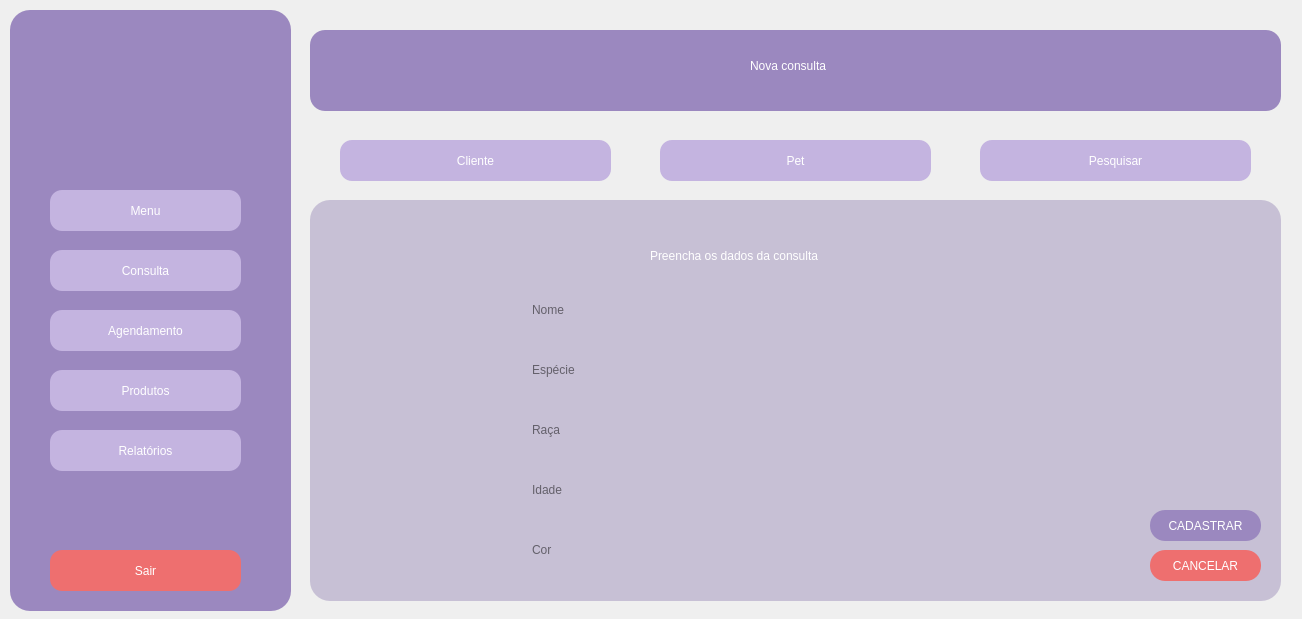
<?xml version="1.0" encoding="UTF-8"?>
<ui version="4.0">
 <class>agendamento</class>
 <widget class="QDialog" name="agendamento">
  <property name="geometry">
   <rect>
    <x>0</x>
    <y>0</y>
    <width>1302</width>
    <height>619</height>
   </rect>
  </property>
  <property name="windowTitle">
   <string>Dialog</string>
  </property>
  <widget class="QWidget" name="sidebar" native="true">
   <property name="geometry">
    <rect>
     <x>10</x>
     <y>10</y>
     <width>281</width>
     <height>601</height>
    </rect>
   </property>
   <property name="styleSheet">
    <string notr="true">background-color: #9B88BF; border-radius: 20px</string>
   </property>
   <widget class="QPushButton" name="menuButton">
    <property name="geometry">
     <rect>
      <x>40</x>
      <y>180</y>
      <width>191</width>
      <height>41</height>
     </rect>
    </property>
    <property name="styleSheet">
     <string notr="true">background-color: #C4B4E0;
font: 700 9pt &quot;System&quot;;
border-radius: 12px;
padding: 5px;
color: #ffffff</string>
    </property>
    <property name="text">
     <string>Menu</string>
    </property>
   </widget>
   <widget class="QPushButton" name="consultaButton">
    <property name="geometry">
     <rect>
      <x>40</x>
      <y>240</y>
      <width>191</width>
      <height>41</height>
     </rect>
    </property>
    <property name="styleSheet">
     <string notr="true">background-color: #C4B4E0;
font: 700 9pt &quot;System&quot;;
border-radius: 12px;
padding: 5px;
color: #ffffff</string>
    </property>
    <property name="text">
     <string>Consulta</string>
    </property>
   </widget>
   <widget class="QPushButton" name="agendamentoButton">
    <property name="geometry">
     <rect>
      <x>40</x>
      <y>300</y>
      <width>191</width>
      <height>41</height>
     </rect>
    </property>
    <property name="styleSheet">
     <string notr="true">background-color: #C4B4E0;
font: 700 9pt &quot;System&quot;;
border-radius: 12px;
padding: 5px;
color: #ffffff</string>
    </property>
    <property name="text">
     <string>Agendamento</string>
    </property>
   </widget>
   <widget class="QPushButton" name="produtosButton">
    <property name="geometry">
     <rect>
      <x>40</x>
      <y>360</y>
      <width>191</width>
      <height>41</height>
     </rect>
    </property>
    <property name="styleSheet">
     <string notr="true">background-color: #C4B4E0;
font: 700 9pt &quot;System&quot;;
border-radius: 12px;
padding: 5px;
color: #ffffff</string>
    </property>
    <property name="text">
     <string>Produtos</string>
    </property>
   </widget>
   <widget class="QPushButton" name="relatoriosButton">
    <property name="geometry">
     <rect>
      <x>40</x>
      <y>420</y>
      <width>191</width>
      <height>41</height>
     </rect>
    </property>
    <property name="styleSheet">
     <string notr="true">background-color: #C4B4E0;
font: 700 9pt &quot;System&quot;;
border-radius: 12px;
padding: 5px;
color: #ffffff</string>
    </property>
    <property name="text">
     <string>Relatórios</string>
    </property>
   </widget>
   <widget class="QPushButton" name="sairButton">
    <property name="geometry">
     <rect>
      <x>40</x>
      <y>540</y>
      <width>191</width>
      <height>41</height>
     </rect>
    </property>
    <property name="styleSheet">
     <string notr="true">background-color: #EE6F6F;
font: 700 9pt &quot;System&quot;;
border-radius: 12px;
padding: 5px;
color: #ffffff</string>
    </property>
    <property name="text">
     <string>Sair</string>
    </property>
   </widget>
  </widget>
  <widget class="QWidget" name="widget" native="true">
   <property name="geometry">
    <rect>
     <x>310</x>
     <y>30</y>
     <width>971</width>
     <height>81</height>
    </rect>
   </property>
   <property name="styleSheet">
    <string notr="true">background-color: #9B88BF; border-radius: 15px</string>
   </property>
   <widget class="QLabel" name="label">
    <property name="geometry">
     <rect>
      <x>440</x>
      <y>10</y>
      <width>471</width>
      <height>51</height>
     </rect>
    </property>
    <property name="styleSheet">
     <string notr="true">font: 30pt &quot;Garamond&quot;; color: #ffffff</string>
    </property>
    <property name="text">
     <string>Nova consulta</string>
    </property>
   </widget>
  </widget>
  <widget class="QPushButton" name="novaconsultaButton">
   <property name="geometry">
    <rect>
     <x>340</x>
     <y>140</y>
     <width>271</width>
     <height>41</height>
    </rect>
   </property>
   <property name="styleSheet">
    <string notr="true">background-color: #C4B4E0;
font: 700 9pt &quot;System&quot;;
border-radius: 12px;
padding: 5px;
color: #ffffff</string>
   </property>
   <property name="text">
    <string>Cliente</string>
   </property>
  </widget>
  <widget class="QPushButton" name="remarcacaoButton">
   <property name="geometry">
    <rect>
     <x>660</x>
     <y>140</y>
     <width>271</width>
     <height>41</height>
    </rect>
   </property>
   <property name="styleSheet">
    <string notr="true">background-color: #C4B4E0;
font: 700 9pt &quot;System&quot;;
border-radius: 12px;
padding: 5px;
color: #ffffff</string>
   </property>
   <property name="text">
    <string>Pet</string>
   </property>
  </widget>
  <widget class="QPushButton" name="cancelarconsultaButton">
   <property name="geometry">
    <rect>
     <x>980</x>
     <y>140</y>
     <width>271</width>
     <height>41</height>
    </rect>
   </property>
   <property name="styleSheet">
    <string notr="true">background-color: #C4B4E0;
font: 700 9pt &quot;System&quot;;
border-radius: 12px;
padding: 5px;
color: #ffffff</string>
   </property>
   <property name="text">
    <string>Pesquisar</string>
   </property>
  </widget>
  <widget class="QWidget" name="data_background" native="true">
   <property name="geometry">
    <rect>
     <x>310</x>
     <y>200</y>
     <width>971</width>
     <height>401</height>
    </rect>
   </property>
   <property name="autoFillBackground">
    <bool>false</bool>
   </property>
   <property name="styleSheet">
    <string notr="true">background-color: #C7C0D5; border-radius: 20px</string>
   </property>
   <widget class="QPushButton" name="pushButton_10">
    <property name="geometry">
     <rect>
      <x>840</x>
      <y>310</y>
      <width>111</width>
      <height>31</height>
     </rect>
    </property>
    <property name="styleSheet">
     <string notr="true">background-color: #9B88BF;
font: 700 15pt &quot;System&quot;;
border-radius: 15px;
padding: 5px;
color: #ffffff</string>
    </property>
    <property name="text">
     <string>CADASTRAR</string>
    </property>
   </widget>
   <widget class="QPushButton" name="pushButton_11">
    <property name="geometry">
     <rect>
      <x>840</x>
      <y>350</y>
      <width>111</width>
      <height>31</height>
     </rect>
    </property>
    <property name="styleSheet">
     <string notr="true">background-color: #EE6F6F;
font: 700 15pt &quot;System&quot;;
border-radius: 15px;
padding: 5px;
color: #ffffff</string>
    </property>
    <property name="text">
     <string>CANCELAR</string>
    </property>
   </widget>
   <widget class="QLabel" name="label_2">
    <property name="geometry">
     <rect>
      <x>340</x>
      <y>40</y>
      <width>341</width>
      <height>31</height>
     </rect>
    </property>
    <property name="styleSheet">
     <string notr="true">font: 15pt &quot;Trebuchet MS&quot;; color: #ffffff</string>
    </property>
    <property name="text">
     <string>Preencha os dados da consulta</string>
    </property>
   </widget>
   <widget class="QWidget" name="verticalLayoutWidget">
    <property name="geometry">
     <rect>
      <x>220</x>
      <y>80</y>
      <width>531</width>
      <height>301</height>
     </rect>
    </property>
    <layout class="QVBoxLayout" name="verticalLayout">
     <property name="spacing">
      <number>22</number>
     </property>
     <property name="rightMargin">
      <number>0</number>
     </property>
     <item>
      <widget class="QLineEdit" name="lineEdit_2">
       <property name="sizePolicy">
        <sizepolicy hsizetype="Expanding" vsizetype="Fixed">
         <horstretch>0</horstretch>
         <verstretch>0</verstretch>
        </sizepolicy>
       </property>
       <property name="autoFillBackground">
        <bool>false</bool>
       </property>
       <property name="styleSheet">
        <string notr="true">

QLineEdit {
    font-size: 14px;
    color: black;
    border: 1px solid gray;
    border-radius: 5px;
    padding: 5px;
}
QLineEdit:placeholder {
    color: gray;
    font-style: italic;
}

; background-color: #ffffff</string>
       </property>
       <property name="placeholderText">
        <string>Nome</string>
       </property>
      </widget>
     </item>
     <item>
      <widget class="QLineEdit" name="lineEdit_3">
       <property name="sizePolicy">
        <sizepolicy hsizetype="Expanding" vsizetype="Fixed">
         <horstretch>0</horstretch>
         <verstretch>0</verstretch>
        </sizepolicy>
       </property>
       <property name="autoFillBackground">
        <bool>false</bool>
       </property>
       <property name="styleSheet">
        <string notr="true">

QLineEdit {
    font-size: 14px;
    color: black;
    border: 1px solid gray;
    border-radius: 5px;
    padding: 5px;
}
QLineEdit:placeholder {
    color: gray;
    font-style: italic;
}

; background-color: #ffffff</string>
       </property>
       <property name="placeholderText">
        <string>Espécie</string>
       </property>
      </widget>
     </item>
     <item>
      <widget class="QLineEdit" name="lineEdit_4">
       <property name="sizePolicy">
        <sizepolicy hsizetype="Expanding" vsizetype="Fixed">
         <horstretch>0</horstretch>
         <verstretch>0</verstretch>
        </sizepolicy>
       </property>
       <property name="autoFillBackground">
        <bool>false</bool>
       </property>
       <property name="styleSheet">
        <string notr="true">

QLineEdit {
    font-size: 14px;
    color: black;
    border: 1px solid gray;
    border-radius: 5px;
    padding: 5px;
}
QLineEdit:placeholder {
    color: gray;
    font-style: italic;
}

; background-color: #ffffff</string>
       </property>
       <property name="placeholderText">
        <string>Raça</string>
       </property>
      </widget>
     </item>
     <item>
      <widget class="QLineEdit" name="lineEdit_5">
       <property name="sizePolicy">
        <sizepolicy hsizetype="Expanding" vsizetype="Fixed">
         <horstretch>0</horstretch>
         <verstretch>0</verstretch>
        </sizepolicy>
       </property>
       <property name="autoFillBackground">
        <bool>false</bool>
       </property>
       <property name="styleSheet">
        <string notr="true">

QLineEdit {
    font-size: 14px;
    color: black;
    border: 1px solid gray;
    border-radius: 5px;
    padding: 5px;
}
QLineEdit:placeholder {
    color: gray;
    font-style: italic;
}

; background-color: #ffffff</string>
       </property>
       <property name="placeholderText">
        <string>Idade</string>
       </property>
      </widget>
     </item>
     <item>
      <widget class="QLineEdit" name="lineEdit">
       <property name="sizePolicy">
        <sizepolicy hsizetype="Expanding" vsizetype="Fixed">
         <horstretch>0</horstretch>
         <verstretch>0</verstretch>
        </sizepolicy>
       </property>
       <property name="autoFillBackground">
        <bool>false</bool>
       </property>
       <property name="styleSheet">
        <string notr="true">

QLineEdit {
    font-size: 14px;
    color: black;
    border: 1px solid gray;
    border-radius: 5px;
    padding: 5px;
}
QLineEdit:placeholder {
    color: gray;
    font-style: italic;
}

; background-color: #ffffff</string>
       </property>
       <property name="placeholderText">
        <string>Cor</string>
       </property>
      </widget>
     </item>
    </layout>
   </widget>
  </widget>
 </widget>
 <resources/>
 <connections/>
</ui>
